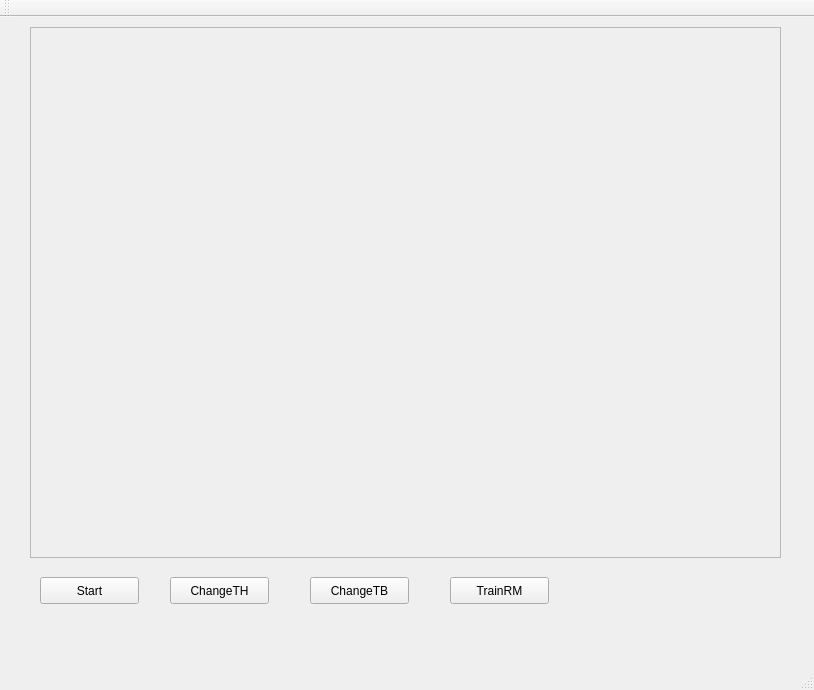
<?xml version="1.0" encoding="UTF-8"?>
<ui version="4.0">
 <class>MainWindow</class>
 <widget class="QMainWindow" name="MainWindow">
  <property name="geometry">
   <rect>
    <x>0</x>
    <y>0</y>
    <width>814</width>
    <height>690</height>
   </rect>
  </property>
  <property name="windowTitle">
   <string>MainWindow</string>
  </property>
  <widget class="QWidget" name="centralWidget">
   <widget class="QFrame" name="frame">
    <property name="geometry">
     <rect>
      <x>30</x>
      <y>10</y>
      <width>751</width>
      <height>531</height>
     </rect>
    </property>
    <property name="frameShape">
     <enum>QFrame::StyledPanel</enum>
    </property>
    <property name="frameShadow">
     <enum>QFrame::Raised</enum>
    </property>
   </widget>
   <widget class="QPushButton" name="pushButton">
    <property name="geometry">
     <rect>
      <x>40</x>
      <y>560</y>
      <width>99</width>
      <height>27</height>
     </rect>
    </property>
    <property name="text">
     <string>Start</string>
    </property>
   </widget>
   <widget class="QPushButton" name="pushButton_2">
    <property name="geometry">
     <rect>
      <x>170</x>
      <y>560</y>
      <width>99</width>
      <height>27</height>
     </rect>
    </property>
    <property name="text">
     <string>ChangeTH</string>
    </property>
   </widget>
   <widget class="QPushButton" name="pushButton_3">
    <property name="geometry">
     <rect>
      <x>310</x>
      <y>560</y>
      <width>99</width>
      <height>27</height>
     </rect>
    </property>
    <property name="text">
     <string>ChangeTB</string>
    </property>
   </widget>
   <widget class="QPushButton" name="pushButton_4">
    <property name="geometry">
     <rect>
      <x>450</x>
      <y>560</y>
      <width>99</width>
      <height>27</height>
     </rect>
    </property>
    <property name="text">
     <string>TrainRM</string>
    </property>
   </widget>
  </widget>
  <widget class="QMenuBar" name="menuBar">
   <property name="geometry">
    <rect>
     <x>0</x>
     <y>0</y>
     <width>814</width>
     <height>25</height>
    </rect>
   </property>
  </widget>
  <widget class="QToolBar" name="mainToolBar">
   <attribute name="toolBarArea">
    <enum>TopToolBarArea</enum>
   </attribute>
   <attribute name="toolBarBreak">
    <bool>false</bool>
   </attribute>
  </widget>
  <widget class="QStatusBar" name="statusBar"/>
 </widget>
 <layoutdefault spacing="6" margin="11"/>
 <resources/>
 <connections/>
</ui>
